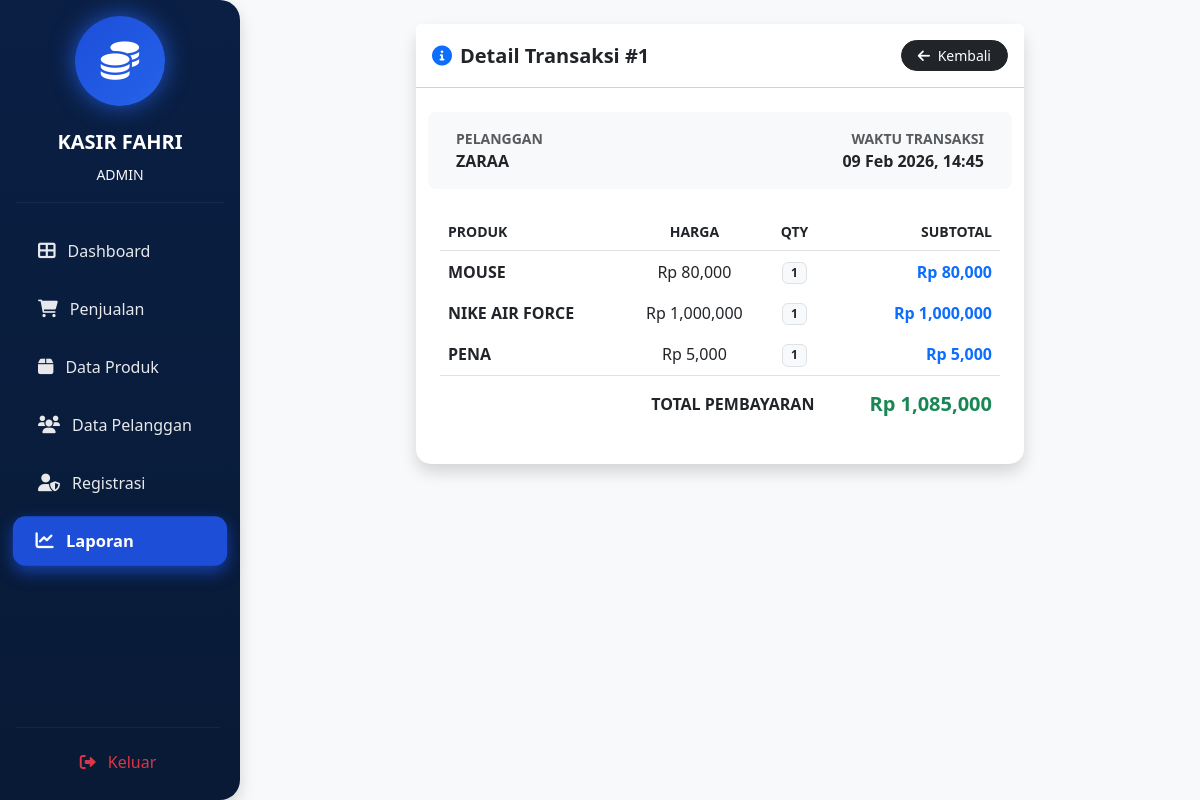
The app's page /petugas/laporan/detail.php?id=1 (signed in) with its own data.
### tables this page shows
CREATE TABLE `penjualan` (
  `PenjualanID` int(11) NOT NULL,
  `TanggalPenjualan` datetime NOT NULL DEFAULT current_timestamp(),
  `Totalharga` decimal(10,2) NOT NULL,
  `PelangganID` int(11) NOT NULL
);

CREATE TABLE `pelanggan` (
  `PelangganID` int(11) NOT NULL,
  `NamaPelanggan` varchar(255) NOT NULL,
  `Alamat` text NOT NULL,
  `NomorTelepon` varchar(15) NOT NULL
);

CREATE TABLE `detailpenjualan` (
  `DetailID` int(11) NOT NULL,
  `PenjualanID` int(11) NOT NULL,
  `ProdukID` int(11) NOT NULL,
  `JumlahProduk` int(11) NOT NULL,
  `Subtotal` decimal(10,2) NOT NULL
);

CREATE TABLE `produk` (
  `ProdukID` int(11) NOT NULL,
  `NamaProduk` varchar(255) NOT NULL,
  `Harga` decimal(10,2) NOT NULL,
  `Stok` int(11) NOT NULL
);

### petugas/laporan/detail.php (the view, shortened to what this page needs)
<?php
include '../../main/connect.php';
$id = $_GET['id'];
$query = mysqli_query($conn, "SELECT * FROM penjualan
         JOIN pelanggan ON penjualan.PelangganID = pelanggan.PelangganID
         WHERE PenjualanID = '$id'");
$data = mysqli_fetch_array($query);
?>
<!DOCTYPE html>
<html lang="id">
<head>
    <link href="https://cdn.jsdelivr.net/npm/bootstrap@5.3.0/dist/css/bootstrap.min.css" rel="stylesheet">
    <link rel="stylesheet" href="https://cdnjs.cloudflare.com/ajax/libs/font-awesome/6.0.0/css/all.min.css">
</head>
<body class="bg-light">
    <div class="d-flex">
        <?php include '../../template/sidebar.php'; ?>
        <div class="container-fluid p-4">
            <div class="card shadow border-0 col-md-8 mx-auto" style="border-radius: 15px;">
                <div class="card-header bg-white py-3 d-flex justify-content-between align-items-center">
                    <h5 class="fw-bold m-0"><i class="fas fa-info-circle me-2 text-primary"></i>Detail Transaksi #<?= $id; ?></h5>
                    <a href="index.php" class="btn btn-dark btn-sm rounded-pill px-3">
                        <i class="fas fa-arrow-left me-1"></i> Kembali
                    </a>
                </div>
                <div class="card-body p-4">
                    <div class="row mb-4 p-3 bg-light rounded-3">
                        <div class="col-6">
                            <small class="text-muted d-block fw-bold">PELANGGAN</small>
                            <p class="fw-bold text-uppercase m-0"><?= $data['NamaPelanggan']; ?></p>
                        </div>
                        <div class="col-6 text-end">
                            <small class="text-muted d-block fw-bold">WAKTU TRANSAKSI</small>
                            <p class="fw-bold m-0"><?= date('d M Y, H:i', strtotime($data['TanggalPenjualan'])); ?></p>
                        </div>
                    </div>
                    <table class="table table-borderless align-middle">
                        <thead class="border-bottom">
                            <tr class="text-muted small">
                                <th>PRODUK</th>
                                <th class="text-center">HARGA</th>
                                <th class="text-center">QTY</th>
                                <th class="text-end">SUBTOTAL</th>
                            </tr>
                        </thead>
                        <tbody>
                            <?php
                            $detail = mysqli_query($conn, "SELECT * FROM detailpenjualan
                                      JOIN produk ON detailpenjualan.ProdukID = produk.ProdukID
                                      WHERE PenjualanID = '$id'");
                            while($d = mysqli_fetch_array($detail)){
                            ?>
                            <tr>
                                <td class="fw-bold"><?= $d['NamaProduk']; ?></td>
                                <td class="text-center">Rp <?= number_format($d['Harga']); ?></td>
                                <td class="text-center"><span class="badge bg-light text-dark border"><?= $d['JumlahProduk']; ?></span></td>
                                <td class="text-end fw-bold text-primary">Rp <?= number_format($d['Subtotal']); ?></td>
                            </tr>
                            <?php } ?>
                        </tbody>
                        <tfoot>
                            <tr class="border-top">
                                <th colspan="3" class="text-end pt-3">TOTAL PEMBAYARAN</th>
                                <th class="text-end pt-3 h5 fw-bold text-success">Rp <?= number_format($data['Totalharga']); ?></th>
                            </tr>
                        </tfoot>
                    </table>
                </div>
            </div>
        </div>
    </div>
</body>
</html>

### records on screen
penjualan: PelangganID.NamaPelanggan "ZARAA", TanggalPenjualan "09 Feb 2026, 14:45", Totalharga "1,085,000"
detailpenjualan: ProdukID.NamaProduk "MOUSE", ProdukID.Harga "80,000", JumlahProduk "1", Subtotal "80,000"
detailpenjualan: ProdukID.NamaProduk "NIKE AIR FORCE", ProdukID.Harga "1,000,000", JumlahProduk "1", Subtotal "1,000,000"
detailpenjualan: ProdukID.NamaProduk "PENA", ProdukID.Harga "5,000", JumlahProduk "1", Subtotal "5,000"

### other values on screen
$role "ADMIN"
$id "1"
